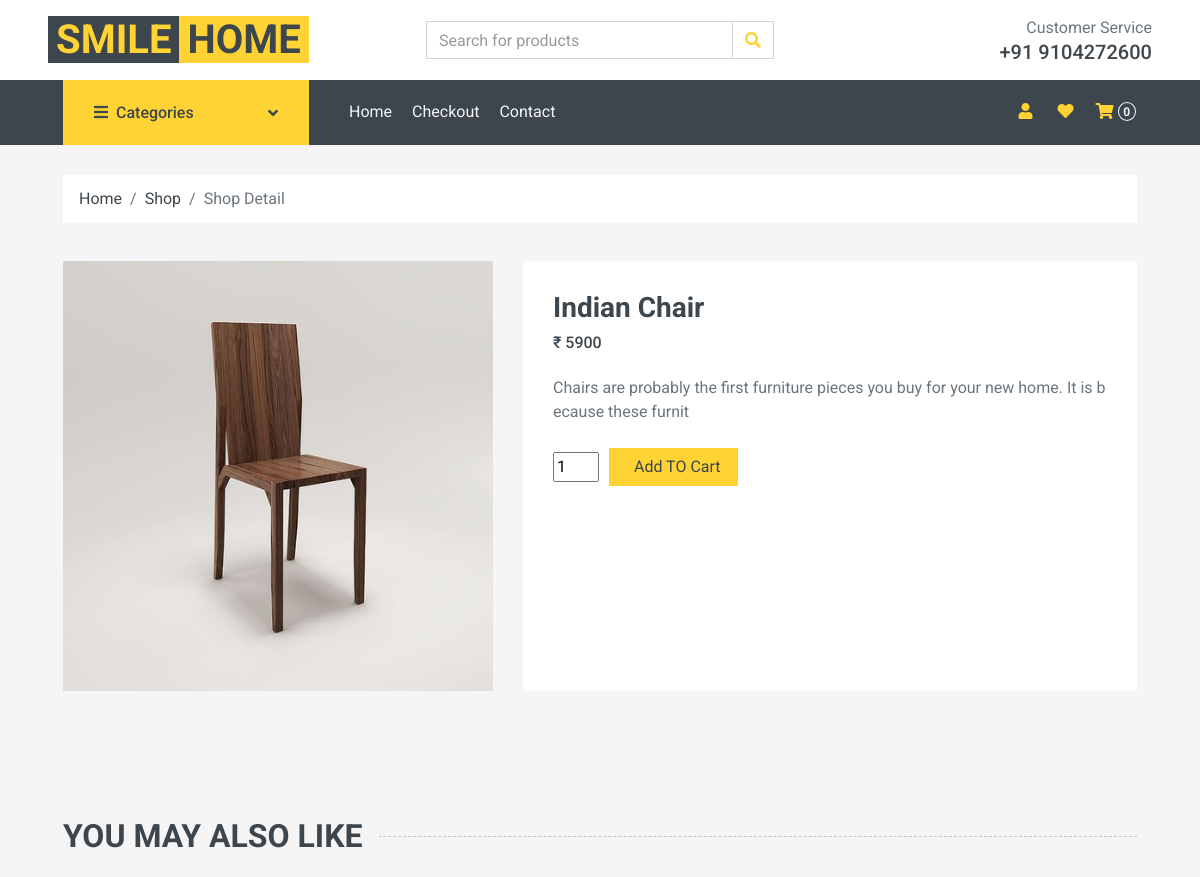
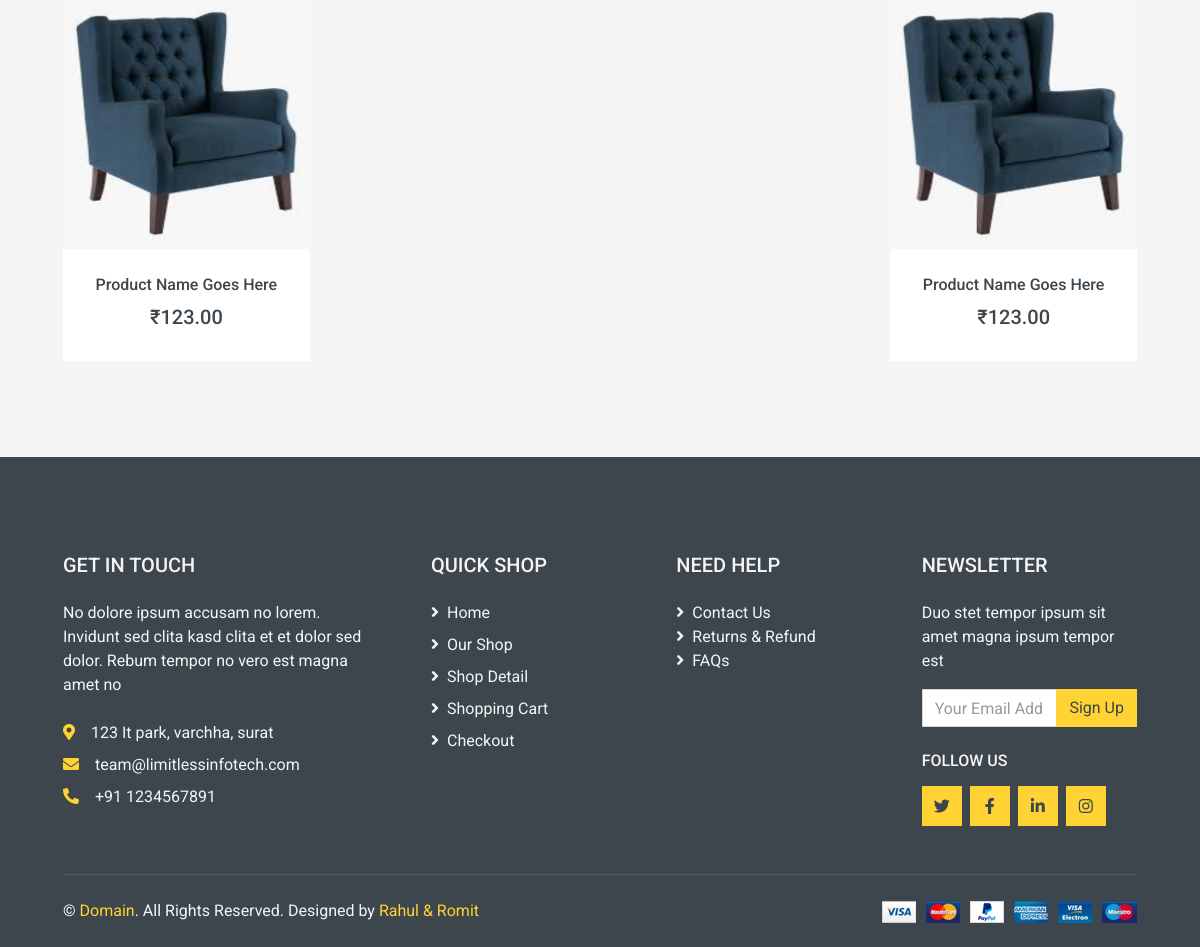
/detail.php?productid=4 (signed in), run on the app's committed database (2 pictures, top to bottom).
### tables this page shows
CREATE TABLE `product` (
  `product_id` int(11) NOT NULL,
  `product_title` varchar(50) NOT NULL,
  `product_description` varchar(100) NOT NULL,
  `product_img` varchar(100) NOT NULL,
  `product_img2` varchar(100) NOT NULL,
  `category` varchar(50) NOT NULL,
  `product_quantity` int(11) NOT NULL,
  `product_price` int(11) NOT NULL,
  `product_add_date` text NOT NULL,
  `product_modify_date` text NOT NULL
);

### detail.php (the view, shortened to what this page needs)
<?php
$product_id = $_GET['productid'];
?>
<!DOCTYPE html>
<html lang="en">
<head>
    <link href="https://cdnjs.cloudflare.com/ajax/libs/font-awesome/5.10.0/css/all.min.css" rel="stylesheet">
    <link href="lib/animate/animate.min.css" rel="stylesheet">
    <link href="lib/owlcarousel/assets/owl.carousel.min.css" rel="stylesheet">
    <link href="css/style.css" rel="stylesheet">
</head>
<body style="overflow-x: hidden">
    <?php
    include('./header.php');
    ?>
    <div class="container-fluid">
        <div class="row px-xl-5">
            <div class="col-12">
                <nav class="breadcrumb bg-light mb-30">
                    <a class="breadcrumb-item text-dark" href="index.php">Home</a>
                    <a class="breadcrumb-item text-dark" href="shop.php">Shop</a>
                    <span class="breadcrumb-item active">Shop Detail</span>
                </nav>
            </div>
        </div>
    </div>
    <div class="container-fluid pb-5">
        <?php
        $que = "SELECT * FROM `product` WHERE `product_id`='$product_id'";
        $res = mysqli_query($con, $que);
        while ($row = mysqli_fetch_assoc($res)) :
            $p_name = $row['product_title'];
            $p_img = $row['product_img'];
            $p_price = $row['product_price'];
            $p_description = $row['product_description'];
        ?><h1></h1>
            <div class="row px-xl-5">
                <div class="col-lg-5  mb-30">
                    <div id="product-carousel" class="carousel slide" data-ride="carousel">
                        <div class="carousel-inner bg-light">
                            <div class="carousel-item active">
                                <?php echo '<img class="w-100 h-100" src="./Admin/upload/' . $p_img .'" alt="Image">'; ?>
                            </div>
                        </div>
                    </div>
                </div>
                <div class="col-lg-7 h-auto mb-30">
                    <div class="h-100 bg-light p-30">
                        <?php echo '<h3>' . $p_name . '</h3>'; ?>
                        <?php echo '<h6 class="font-weight-semi-bold mb-4 ">₹ '. $p_price . '</h6>'; ?>
                        <?php echo '<p class="a" >' . $p_description . '</p>'; ?>
                        <form action="cart.php">
                            <div class="d-flex align-items-center mb-4 pt-2">
                                    <input type="number" min="1" max="5" name="quantity" style="margin-right:10px ;" value="1">
                                <a><button class="btn btn-primary px-3" type="submit"><i class="fa fa-buy mr-1"></i> Add TO Cart</button></a>
                            </div>
                        </form>
                    </div>
                </div>
            </div>
        <?php endwhile ?>
    </div>
    <div class="container-fluid py-5">
        <h2 class="section-title position-relative text-uppercase mx-xl-5 mb-4"><span class="bg-secondary pr-3">You May Also Like</span></h2>
        <div class="row px-xl-5">
            <div class="col">
                <div class="owl-carousel related-carousel">
                    <div class="product-item bg-light">
                        <div class="product-img position-relative overflow-hidden">
                            <img class="img-fluid w-100" src="img/image/p-1.jpg" alt="">
                            <div class="product-action">
                            </div>
                        </div>
                        <div class="text-center py-4">
                            <a class="h6 text-decoration-none text-truncate" href="">Product Name Goes Here</a>
                            <div class="d-flex align-items-center justify-content-center mt-2">
                                <h5>₹123.00</h5>
                            </div>
                        </div>
                    </div>
                </div>
            </div>
        </div>
    </div>
    <?php
    include('./footer.php');
    ?>
</body>
</html>

### detail.php (style rules this page uses)
p.a { word-break: break-all; }

### data on the page
product: product_img (picture), product_title "Indian Chair", product_price "5900", product_description "Chairs are probably the first furniture pieces you buy for your new home. It is because these furnit"

### other printed values
$count "0"
